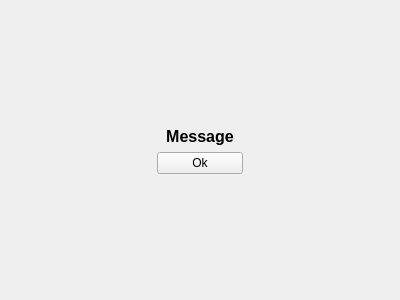
<?xml version="1.0" encoding="UTF-8"?>
<ui version="4.0">
 <class>MessageWidget</class>
 <widget class="QWidget" name="MessageWidget">
  <property name="geometry">
   <rect>
    <x>0</x>
    <y>0</y>
    <width>400</width>
    <height>300</height>
   </rect>
  </property>
  <property name="windowTitle">
   <string>Form</string>
  </property>
  <layout class="QGridLayout" name="gridLayout">
   <item row="2" column="1">
    <widget class="QPushButton" name="ok_button">
     <property name="sizePolicy">
      <sizepolicy hsizetype="Preferred" vsizetype="Fixed">
       <horstretch>0</horstretch>
       <verstretch>0</verstretch>
      </sizepolicy>
     </property>
     <property name="minimumSize">
      <size>
       <width>86</width>
       <height>0</height>
      </size>
     </property>
     <property name="text">
      <string>Ok</string>
     </property>
    </widget>
   </item>
   <item row="3" column="1">
    <spacer name="verticalSpacer">
     <property name="orientation">
      <enum>Qt::Vertical</enum>
     </property>
     <property name="sizeHint" stdset="0">
      <size>
       <width>20</width>
       <height>40</height>
      </size>
     </property>
    </spacer>
   </item>
   <item row="2" column="0">
    <spacer name="horizontalSpacer">
     <property name="orientation">
      <enum>Qt::Horizontal</enum>
     </property>
     <property name="sizeHint" stdset="0">
      <size>
       <width>40</width>
       <height>20</height>
      </size>
     </property>
    </spacer>
   </item>
   <item row="0" column="1">
    <spacer name="verticalSpacer_2">
     <property name="orientation">
      <enum>Qt::Vertical</enum>
     </property>
     <property name="sizeHint" stdset="0">
      <size>
       <width>20</width>
       <height>40</height>
      </size>
     </property>
    </spacer>
   </item>
   <item row="2" column="2">
    <spacer name="horizontalSpacer_2">
     <property name="orientation">
      <enum>Qt::Horizontal</enum>
     </property>
     <property name="sizeHint" stdset="0">
      <size>
       <width>40</width>
       <height>20</height>
      </size>
     </property>
    </spacer>
   </item>
   <item row="1" column="0" colspan="3">
    <widget class="QLabel" name="message_text">
     <property name="font">
      <font>
       <pointsize>12</pointsize>
       <weight>75</weight>
       <bold>true</bold>
      </font>
     </property>
     <property name="text">
      <string>Message</string>
     </property>
     <property name="alignment">
      <set>Qt::AlignCenter</set>
     </property>
    </widget>
   </item>
  </layout>
 </widget>
 <resources/>
 <connections/>
</ui>
